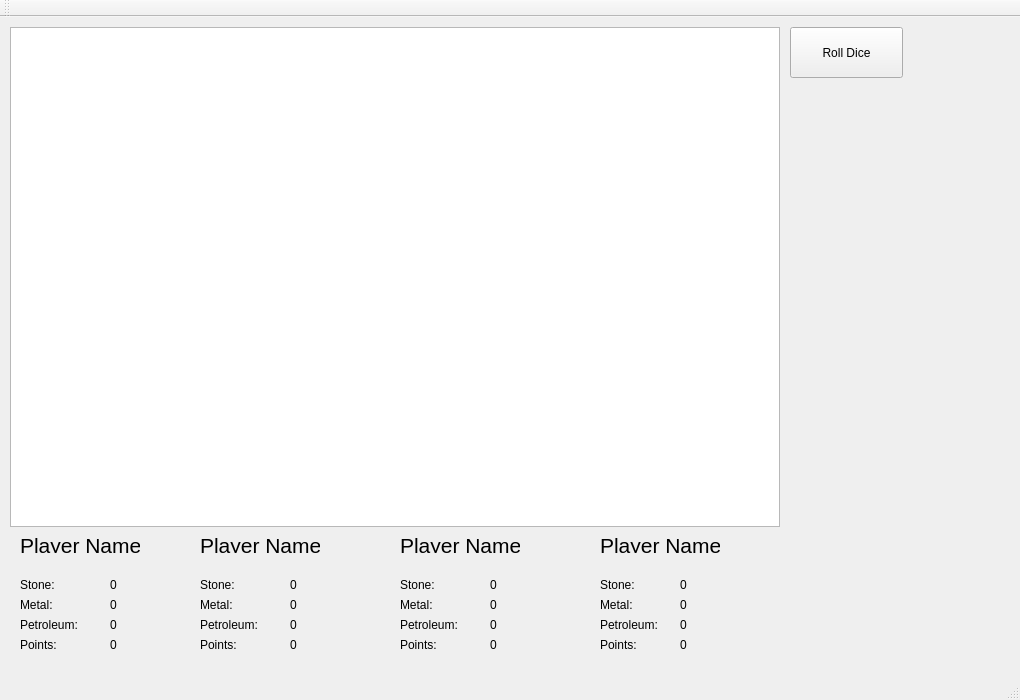
<?xml version="1.0" encoding="UTF-8"?>
<ui version="4.0">
 <class>MainWindow</class>
 <widget class="QMainWindow" name="MainWindow">
  <property name="geometry">
   <rect>
    <x>0</x>
    <y>0</y>
    <width>1020</width>
    <height>700</height>
   </rect>
  </property>
  <property name="windowTitle">
   <string>MainWindow</string>
  </property>
  <widget class="QWidget" name="centralWidget">
   <widget class="QGraphicsView" name="graphicsView">
    <property name="geometry">
     <rect>
      <x>10</x>
      <y>10</y>
      <width>770</width>
      <height>500</height>
     </rect>
    </property>
   </widget>
   <widget class="QPushButton" name="rollDiceButton">
    <property name="geometry">
     <rect>
      <x>790</x>
      <y>10</y>
      <width>113</width>
      <height>51</height>
     </rect>
    </property>
    <property name="text">
     <string>Roll Dice</string>
    </property>
   </widget>
   <widget class="QLabel" name="diceRollLabel">
    <property name="geometry">
     <rect>
      <x>910</x>
      <y>20</y>
      <width>35</width>
      <height>31</height>
     </rect>
    </property>
    <property name="font">
     <font>
      <pointsize>18</pointsize>
     </font>
    </property>
    <property name="text">
     <string/>
    </property>
   </widget>
   <widget class="QLabel" name="player1NameLabel">
    <property name="geometry">
     <rect>
      <x>20</x>
      <y>520</y>
      <width>120</width>
      <height>16</height>
     </rect>
    </property>
    <property name="font">
     <font>
      <pointsize>16</pointsize>
     </font>
    </property>
    <property name="text">
     <string>Player Name</string>
    </property>
   </widget>
   <widget class="QLabel" name="player2NameLabel">
    <property name="geometry">
     <rect>
      <x>200</x>
      <y>520</y>
      <width>120</width>
      <height>16</height>
     </rect>
    </property>
    <property name="font">
     <font>
      <pointsize>16</pointsize>
     </font>
    </property>
    <property name="text">
     <string>Player Name</string>
    </property>
   </widget>
   <widget class="QLabel" name="player3NameLabel">
    <property name="geometry">
     <rect>
      <x>400</x>
      <y>520</y>
      <width>120</width>
      <height>16</height>
     </rect>
    </property>
    <property name="font">
     <font>
      <pointsize>16</pointsize>
     </font>
    </property>
    <property name="text">
     <string>Player Name</string>
    </property>
   </widget>
   <widget class="QLabel" name="player4NameLabel">
    <property name="geometry">
     <rect>
      <x>600</x>
      <y>520</y>
      <width>120</width>
      <height>16</height>
     </rect>
    </property>
    <property name="font">
     <font>
      <pointsize>16</pointsize>
     </font>
    </property>
    <property name="text">
     <string>Player Name</string>
    </property>
   </widget>
   <widget class="QLabel" name="label">
    <property name="geometry">
     <rect>
      <x>20</x>
      <y>560</y>
      <width>60</width>
      <height>16</height>
     </rect>
    </property>
    <property name="text">
     <string>Stone:</string>
    </property>
   </widget>
   <widget class="QLabel" name="label_5">
    <property name="geometry">
     <rect>
      <x>20</x>
      <y>580</y>
      <width>60</width>
      <height>16</height>
     </rect>
    </property>
    <property name="text">
     <string>Metal:</string>
    </property>
   </widget>
   <widget class="QLabel" name="label_9">
    <property name="geometry">
     <rect>
      <x>20</x>
      <y>600</y>
      <width>80</width>
      <height>16</height>
     </rect>
    </property>
    <property name="text">
     <string>Petroleum:</string>
    </property>
   </widget>
   <widget class="QLabel" name="label_2">
    <property name="geometry">
     <rect>
      <x>200</x>
      <y>560</y>
      <width>60</width>
      <height>16</height>
     </rect>
    </property>
    <property name="text">
     <string>Stone:</string>
    </property>
   </widget>
   <widget class="QLabel" name="label_10">
    <property name="geometry">
     <rect>
      <x>200</x>
      <y>600</y>
      <width>80</width>
      <height>16</height>
     </rect>
    </property>
    <property name="text">
     <string>Petroleum:</string>
    </property>
   </widget>
   <widget class="QLabel" name="label_6">
    <property name="geometry">
     <rect>
      <x>200</x>
      <y>580</y>
      <width>60</width>
      <height>16</height>
     </rect>
    </property>
    <property name="text">
     <string>Metal:</string>
    </property>
   </widget>
   <widget class="QLabel" name="label_3">
    <property name="geometry">
     <rect>
      <x>400</x>
      <y>560</y>
      <width>60</width>
      <height>16</height>
     </rect>
    </property>
    <property name="text">
     <string>Stone:</string>
    </property>
   </widget>
   <widget class="QLabel" name="label_11">
    <property name="geometry">
     <rect>
      <x>400</x>
      <y>600</y>
      <width>80</width>
      <height>16</height>
     </rect>
    </property>
    <property name="text">
     <string>Petroleum:</string>
    </property>
   </widget>
   <widget class="QLabel" name="label_7">
    <property name="geometry">
     <rect>
      <x>400</x>
      <y>580</y>
      <width>60</width>
      <height>16</height>
     </rect>
    </property>
    <property name="text">
     <string>Metal:</string>
    </property>
   </widget>
   <widget class="QLabel" name="label_4">
    <property name="geometry">
     <rect>
      <x>600</x>
      <y>560</y>
      <width>60</width>
      <height>16</height>
     </rect>
    </property>
    <property name="text">
     <string>Stone:</string>
    </property>
   </widget>
   <widget class="QLabel" name="label_12">
    <property name="geometry">
     <rect>
      <x>600</x>
      <y>600</y>
      <width>80</width>
      <height>16</height>
     </rect>
    </property>
    <property name="text">
     <string>Petroleum:</string>
    </property>
   </widget>
   <widget class="QLabel" name="label_8">
    <property name="geometry">
     <rect>
      <x>600</x>
      <y>580</y>
      <width>60</width>
      <height>16</height>
     </rect>
    </property>
    <property name="text">
     <string>Metal:</string>
    </property>
   </widget>
   <widget class="QLabel" name="stonePlayer1Label">
    <property name="geometry">
     <rect>
      <x>110</x>
      <y>560</y>
      <width>30</width>
      <height>16</height>
     </rect>
    </property>
    <property name="text">
     <string>0</string>
    </property>
   </widget>
   <widget class="QLabel" name="metalPlayer1Label">
    <property name="geometry">
     <rect>
      <x>110</x>
      <y>580</y>
      <width>30</width>
      <height>16</height>
     </rect>
    </property>
    <property name="text">
     <string>0</string>
    </property>
   </widget>
   <widget class="QLabel" name="petroleumPlayer1Label">
    <property name="geometry">
     <rect>
      <x>110</x>
      <y>600</y>
      <width>30</width>
      <height>16</height>
     </rect>
    </property>
    <property name="text">
     <string>0</string>
    </property>
   </widget>
   <widget class="QLabel" name="stonePlayer2Label">
    <property name="geometry">
     <rect>
      <x>290</x>
      <y>560</y>
      <width>30</width>
      <height>16</height>
     </rect>
    </property>
    <property name="text">
     <string>0</string>
    </property>
   </widget>
   <widget class="QLabel" name="metalPlayer2Label">
    <property name="geometry">
     <rect>
      <x>290</x>
      <y>580</y>
      <width>30</width>
      <height>16</height>
     </rect>
    </property>
    <property name="text">
     <string>0</string>
    </property>
   </widget>
   <widget class="QLabel" name="petroleumPlayer2Label">
    <property name="geometry">
     <rect>
      <x>290</x>
      <y>600</y>
      <width>30</width>
      <height>16</height>
     </rect>
    </property>
    <property name="text">
     <string>0</string>
    </property>
   </widget>
   <widget class="QLabel" name="stonePlayer3Label">
    <property name="geometry">
     <rect>
      <x>490</x>
      <y>560</y>
      <width>30</width>
      <height>16</height>
     </rect>
    </property>
    <property name="text">
     <string>0</string>
    </property>
   </widget>
   <widget class="QLabel" name="metalPlayer3Label">
    <property name="geometry">
     <rect>
      <x>490</x>
      <y>580</y>
      <width>30</width>
      <height>16</height>
     </rect>
    </property>
    <property name="text">
     <string>0</string>
    </property>
   </widget>
   <widget class="QLabel" name="petroleumPlayer3Label">
    <property name="geometry">
     <rect>
      <x>490</x>
      <y>600</y>
      <width>30</width>
      <height>16</height>
     </rect>
    </property>
    <property name="text">
     <string>0</string>
    </property>
   </widget>
   <widget class="QLabel" name="stonePlayer4Label">
    <property name="geometry">
     <rect>
      <x>680</x>
      <y>560</y>
      <width>30</width>
      <height>16</height>
     </rect>
    </property>
    <property name="text">
     <string>0</string>
    </property>
   </widget>
   <widget class="QLabel" name="metalPlayer4Label">
    <property name="geometry">
     <rect>
      <x>680</x>
      <y>580</y>
      <width>30</width>
      <height>16</height>
     </rect>
    </property>
    <property name="text">
     <string>0</string>
    </property>
   </widget>
   <widget class="QLabel" name="petroleumPlayer4Label">
    <property name="geometry">
     <rect>
      <x>680</x>
      <y>600</y>
      <width>30</width>
      <height>16</height>
     </rect>
    </property>
    <property name="text">
     <string>0</string>
    </property>
   </widget>
   <widget class="QLabel" name="label_13">
    <property name="geometry">
     <rect>
      <x>20</x>
      <y>620</y>
      <width>60</width>
      <height>16</height>
     </rect>
    </property>
    <property name="text">
     <string>Points:</string>
    </property>
   </widget>
   <widget class="QLabel" name="label_14">
    <property name="geometry">
     <rect>
      <x>200</x>
      <y>620</y>
      <width>60</width>
      <height>16</height>
     </rect>
    </property>
    <property name="text">
     <string>Points:</string>
    </property>
   </widget>
   <widget class="QLabel" name="label_15">
    <property name="geometry">
     <rect>
      <x>400</x>
      <y>620</y>
      <width>60</width>
      <height>16</height>
     </rect>
    </property>
    <property name="text">
     <string>Points:</string>
    </property>
   </widget>
   <widget class="QLabel" name="label_16">
    <property name="geometry">
     <rect>
      <x>600</x>
      <y>620</y>
      <width>60</width>
      <height>16</height>
     </rect>
    </property>
    <property name="text">
     <string>Points:</string>
    </property>
   </widget>
   <widget class="QLabel" name="pointsPlayer1Label">
    <property name="geometry">
     <rect>
      <x>110</x>
      <y>620</y>
      <width>30</width>
      <height>16</height>
     </rect>
    </property>
    <property name="text">
     <string>0</string>
    </property>
   </widget>
   <widget class="QLabel" name="pointsPlayer2Label">
    <property name="geometry">
     <rect>
      <x>290</x>
      <y>620</y>
      <width>30</width>
      <height>16</height>
     </rect>
    </property>
    <property name="text">
     <string>0</string>
    </property>
   </widget>
   <widget class="QLabel" name="pointsPlayer3Label">
    <property name="geometry">
     <rect>
      <x>490</x>
      <y>620</y>
      <width>30</width>
      <height>16</height>
     </rect>
    </property>
    <property name="text">
     <string>0</string>
    </property>
   </widget>
   <widget class="QLabel" name="pointsPlayer4Label">
    <property name="geometry">
     <rect>
      <x>680</x>
      <y>620</y>
      <width>30</width>
      <height>16</height>
     </rect>
    </property>
    <property name="text">
     <string>0</string>
    </property>
   </widget>
  </widget>
  <widget class="QMenuBar" name="menuBar">
   <property name="geometry">
    <rect>
     <x>0</x>
     <y>0</y>
     <width>1020</width>
     <height>22</height>
    </rect>
   </property>
  </widget>
  <widget class="QToolBar" name="mainToolBar">
   <attribute name="toolBarArea">
    <enum>TopToolBarArea</enum>
   </attribute>
   <attribute name="toolBarBreak">
    <bool>false</bool>
   </attribute>
  </widget>
  <widget class="QStatusBar" name="statusBar"/>
 </widget>
 <layoutdefault spacing="6" margin="11"/>
 <resources/>
 <connections/>
</ui>
